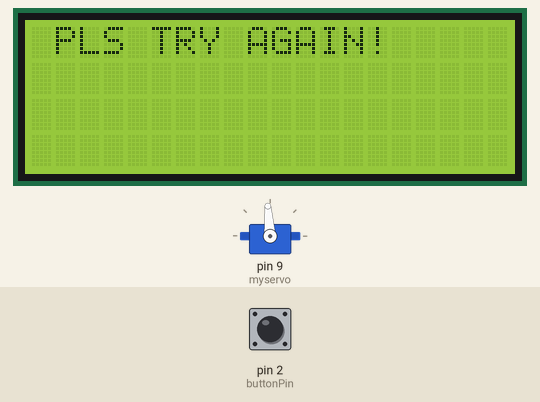
Bench run of a sketch on a simulated Arduino Uno, built with avr-gcc and run on an emulated ATmega328P. Parts: servo, 20×4 character LCD. The inputs (shaded band) are chosen by the test bench; at power-on: pin 2 (buttonPin) LOW. Random numbers use the default seed unless the sketch sets one.

Above: at 1.8 s.
1.9 s: pin 2 (buttonPin) pulled HIGH for 2.2 s
At 3.29 s:
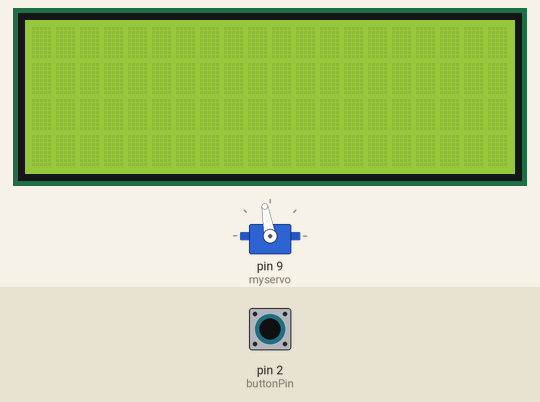
At 5.7 s:
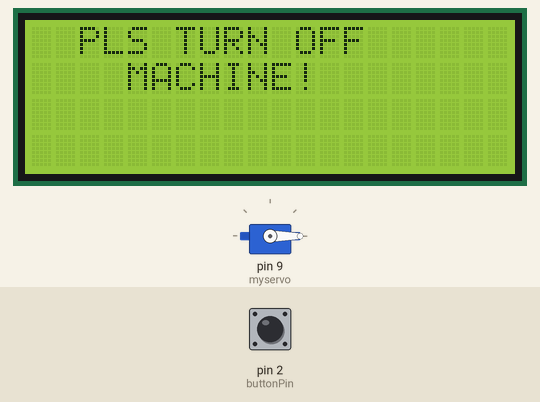
Timing chart, 0 to 8.8 s (numbered marks = the images above; inputs shaded):
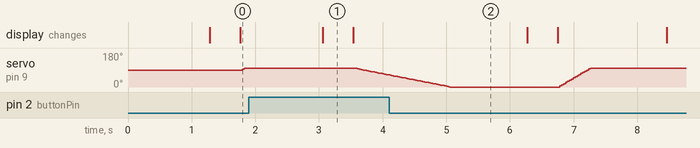

Measured:
- what the display in image 1 shows lasts 0.4 s, from 3.1 s to 3.5 s

The sketch:

FINALV1.ino
```cpp
#include <LiquidCrystal_I2C.h>

LiquidCrystal_I2C lcd = LiquidCrystal_I2C(0x27, 20, 4);

#include <Servo.h>
const int  buttonPin = 2;
int buttonState = 0;

Servo myservo;

int pos;
long timeDelay;

void setup()
{
  pinMode(buttonPin, INPUT);
  myservo.attach(9);
  lcd.init();
  lcd.backlight();
  lcd.setCursor(2, 0);
  lcd.print("PLS TURN OFF");
  lcd.setCursor(4, 1);
  lcd.print("MACHINE!");
}

void loop()
{

  lcd.display();
  delay(1200);
  lcd.noDisplay();
  delay(400);
  buttonState = digitalRead(buttonPin);
  if (buttonState == HIGH) {
    lcd.init();
  lcd.backlight();
  lcd.setCursor(2, 0);
  lcd.print("PLS TURN OFF");
  lcd.setCursor(4, 1);
  lcd.print("MACHINE!");
     for(pos = myservo.read(); pos >=0; pos -= 1)
     {
       myservo.write(pos);
       timeDelay = random(5, 20);
       delay(15);
     }
  }
  else {
    lcd.init();
  lcd.backlight();
  lcd.setCursor(1, 0);
  lcd.print("PLS TRY AGAIN!");

     timeDelay = random(1, 4);
     for(pos = myservo.read(); pos <=100; pos += timeDelay)
     {
       myservo.write(pos);
       delay(15);
     }
  }
}
```
